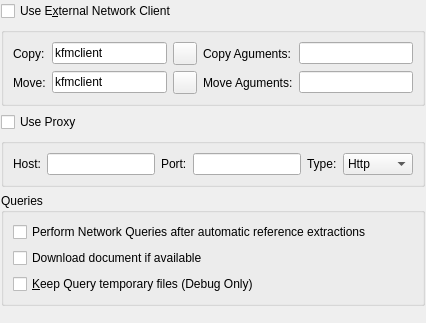
     <widget class="QWidget" name="Network">
      <layout class="QGridLayout" name="gridLayout_2">
       <property name="margin">
        <number>1</number>
       </property>
       <item row="0" column="0">
        <widget class="QCheckBox" name="FmClient">
         <property name="text">
          <string>Use E&amp;xternal Network Client</string>
         </property>
        </widget>
       </item>
       <item row="1" column="0">
        <widget class="QGroupBox" name="clientGroupBox">
         <property name="title">
          <string/>
         </property>
         <layout class="QGridLayout">
          <item row="0" column="0">
           <widget class="QLabel" name="textLabel1_2_3">
            <property name="text">
             <string>Copy:</string>
            </property>
           </widget>
          </item>
          <item row="0" column="1">
           <widget class="c2bLineEdit" name="FmClientCopyBin">
            <property name="text">
             <string>kfmclient</string>
            </property>
           </widget>
          </item>
          <item row="0" column="2">
           <widget class="QToolButton" name="FmClientCopyDir">
            <property name="statusTip">
             <string>Select external copy executable</string>
            </property>
            <property name="icon">
             <iconset resource="cb2bib.qrc">
              <normaloff>:/icons/icons/mimeFolder.png</normaloff>:/icons/icons/mimeFolder.png</iconset>
            </property>
           </widget>
          </item>
          <item row="0" column="3">
           <widget class="QLabel" name="textLabel2_2_3">
            <property name="text">
             <string>Copy Aguments:</string>
            </property>
           </widget>
          </item>
          <item row="0" column="4">
           <widget class="c2bLineEdit" name="FmClientCopyArg">
            <property name="text">
             <string/>
            </property>
           </widget>
          </item>
          <item row="1" column="0">
           <widget class="QLabel" name="textLabel1_2_2_4">
            <property name="text">
             <string>Move:</string>
            </property>
           </widget>
          </item>
          <item row="1" column="1">
           <widget class="c2bLineEdit" name="FmClientMoveBin">
            <property name="text">
             <string>kfmclient</string>
            </property>
           </widget>
          </item>
          <item row="1" column="2">
           <widget class="QToolButton" name="FmClientMoveDir">
            <property name="statusTip">
             <string>Select external move executable</string>
            </property>
            <property name="icon">
             <iconset resource="cb2bib.qrc">
              <normaloff>:/icons/icons/mimeFolder.png</normaloff>:/icons/icons/mimeFolder.png</iconset>
            </property>
           </widget>
          </item>
          <item row="1" column="3">
           <widget class="QLabel" name="textLabel2_2_2_3">
            <property name="text">
             <string>Move Aguments:</string>
            </property>
           </widget>
          </item>
          <item row="1" column="4">
           <widget class="c2bLineEdit" name="FmClientMoveArg">
            <property name="text">
             <string/>
            </property>
           </widget>
          </item>
         </layout>
        </widget>
       </item>
       <item row="2" column="0">
        <widget class="QCheckBox" name="UseProxy">
         <property name="text">
          <string>Use Proxy</string>
         </property>
        </widget>
       </item>
       <item row="3" column="0">
        <widget class="QGroupBox" name="proxyGroupBox">
         <property name="title">
          <string/>
         </property>
         <property name="checkable">
          <bool>false</bool>
         </property>
         <property name="checked">
          <bool>false</bool>
         </property>
         <layout class="QGridLayout" name="gridLayout_3">
          <item row="0" column="0">
           <widget class="QLabel" name="textLabel1_2_5">
            <property name="text">
             <string>Host:</string>
            </property>
           </widget>
          </item>
          <item row="0" column="1">
           <widget class="c2bLineEdit" name="ProxyHostName">
            <property name="text">
             <string/>
            </property>
           </widget>
          </item>
          <item row="0" column="2">
           <widget class="QLabel" name="textLabel1_2_2_5">
            <property name="text">
             <string>Port:</string>
            </property>
           </widget>
          </item>
          <item row="0" column="3">
           <widget class="c2bLineEdit" name="ProxyPort">
            <property name="sizePolicy">
             <sizepolicy hsizetype="Preferred" vsizetype="Fixed">
              <horstretch>0</horstretch>
              <verstretch>0</verstretch>
             </sizepolicy>
            </property>
            <property name="text">
             <string/>
            </property>
            <property name="alignment">
             <set>Qt::AlignRight|Qt::AlignTrailing|Qt::AlignVCenter</set>
            </property>
           </widget>
          </item>
          <item row="0" column="4">
           <widget class="QLabel" name="textLabel1_2_2_6">
            <property name="text">
             <string>Type:</string>
            </property>
           </widget>
          </item>
          <item row="0" column="5">
           <widget class="QComboBox" name="ProxyType">
            <item>
             <property name="text">
              <string>Http</string>
             </property>
            </item>
            <item>
             <property name="text">
              <string>Socks5</string>
             </property>
            </item>
           </widget>
          </item>
         </layout>
        </widget>
       </item>
       <item row="4" column="0">
        <widget class="QGroupBox" name="groupBox_8">
         <property name="title">
          <string>Queries</string>
         </property>
         <layout class="QGridLayout">
          <property name="margin">
           <number>9</number>
          </property>
          <property name="spacing">
           <number>6</number>
          </property>
          <item row="1" column="0">
           <widget class="QCheckBox" name="AutomaticPdfDownload">
            <property name="text">
             <string>Download document if available</string>
            </property>
           </widget>
          </item>
          <item row="2" column="0">
           <widget class="QCheckBox" name="KeepTmpNQFiles">
            <property name="text">
             <string>&amp;Keep Query temporary files (Debug Only)</string>
            </property>
           </widget>
          </item>
          <item row="0" column="0">
           <widget class="QCheckBox" name="AutomaticQuery">
            <property name="text">
             <string>Perform Network Queries after automatic reference extractions</string>
            </property>
            <property name="shortcut">
             <string>Alt+Q</string>
            </property>
           </widget>
          </item>
         </layout>
        </widget>
       </item>
       <item row="5" column="0">
        <spacer>
         <property name="orientation">
          <enum>Qt::Vertical</enum>
         </property>
         <property name="sizeHint" stdset="0">
          <size>
           <width>20</width>
           <height>16</height>
          </size>
         </property>
        </spacer>
       </item>
      </layout>
     </widget>
